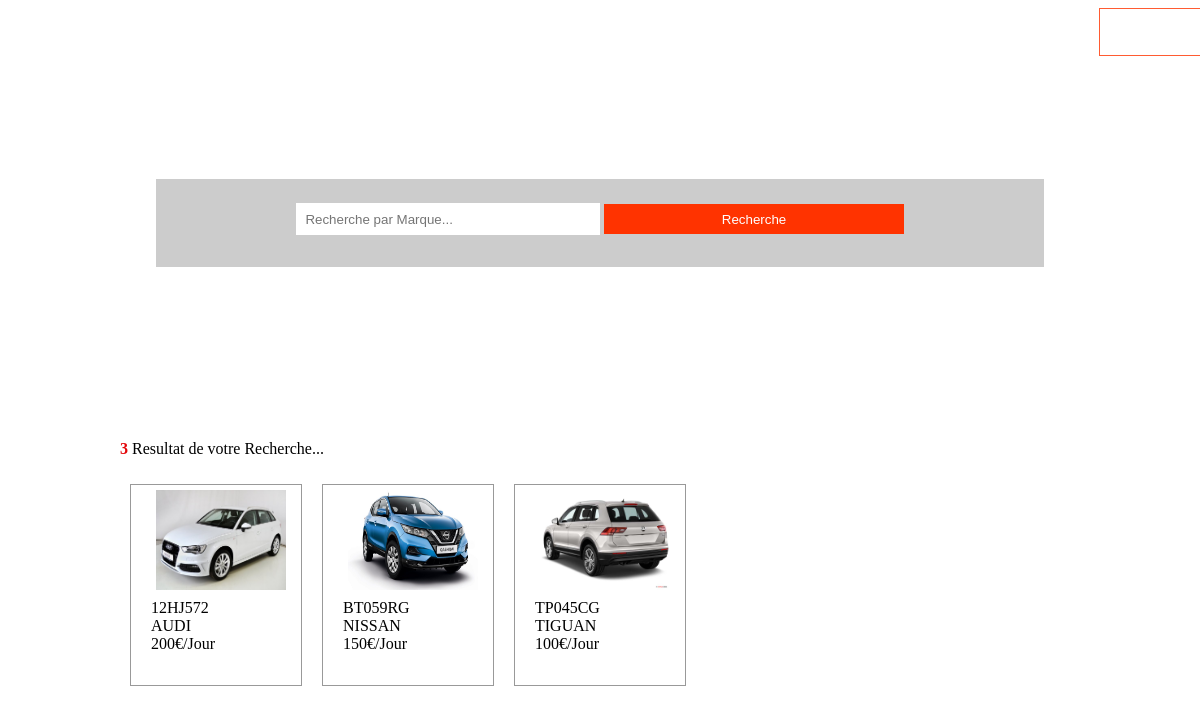
The page / on the database its author committed.
### tables this page shows
CREATE TABLE `automobile` (
  `Immatriculation` varchar(20) NOT NULL,
  `Marque` varchar(50) NOT NULL,
  `Prix_Loc` double NOT NULL,
  `Photo` varchar(100) NOT NULL
);

### index.php (the view, shortened to what this page needs)
<?php require_once('connexion.php'); ?>
<!doctype html>
<html>
<head>
<link rel="stylesheet" href="nclocation_style.css" />
</head>
<body>
<div id="entete">
<a href="login.php" class="login">Login</a>
	<video class="video_entete" autoplay >
		<source   src="images/car.mp4" type="video/mp4">
	</video>
	<p class="nomsite">N&C Location</p>
	<div id="formauto">
		<form name="formauto" method="post" action="">
		<input id="motcle" type="text" name="motcle" placeholder="  Recherche par Marque..." />
		<input class="btfind" type="submit" name="btsubmit" value="Recherche" />
		</form>
	</div>
</div>
<div id="articles">
<?php
	if (isset($_POST['btsubmit']))
	{
		$mc=$_POST['motcle'];
		$reqselect="select * from automobile where MARQUE like '%$mc%'";
	}
		else{
		$reqselect="select * from automobile";
	}
	$resultat=mysqli_query($cnnclocation,$reqselect);
	$nbr=mysqli_num_rows($resultat);
	echo "<p><b> ".$nbr."</b> Resultat de votre Recherche...</p>";
	while($ligne=mysqli_fetch_assoc($resultat))
	{
	?>
	<div id="auto">
		<img src="<?php echo $ligne['Photo']; ?>"><br>
		<?php echo $ligne['Immatriculation']; ?><br>
		<?php echo $ligne['Marque']; ?><br>
		<?php echo $ligne['Prix_Loc'],"€/Jour"; ?><br>
	</div>
<?php } ?>
</div>
</body>
</html>

### nclocation_style.css (style rules this page uses)
html,body { margin: 0;padding: 0;width: 100%;height: 100%; }
#entete { margin: 0;padding: 0;width: 100%;height: 50%; position: relative;overflow: hidden;background-color: transparent; z-index: 1; }
.video_entete { left: 0;right: 0;width: 100%;height: 100%;position: absolute; z-index: 0;object-fit: cover;object-position: center; }
.nomsite { font-size: 50px;text-align: center;margin: 0;padding: 5%;color: #FFFFFF; position: relative;font-family: "Gill Sans", "Gill Sans MT", "Myriad Pro", "DejaVu Sans Condensed", Helvetica, Arial, "sans-serif"; }
#formauto { position: relative;border: 1px solid #FFF;border-left: none; background: rgba(000,000,000,0.2); border-right: none;width: 70%;min-height: 10%;text-align: center; margin-left: auto;margin-right: auto; padding: 2%; }
#motcle { height: 30px;width: 300px;border: none;padding-left: 2px; }
.btfind { height: 30px;width: 300px;border: none;background-color: #F30;color: #FFF; }
a { text-decoration: none; }
#entete .login { opacity: 0.8; color: white; padding: 14px 20px; margin: 8px 0; border: 1px solid #F30; border-right: none; cursor: pointer; width: 5%; right: 0; z-index: 10;position: absolute; }
#articles { width: 80%;padding: 2%; margin-left: auto; margin-right: auto; vertical-align: middle; }
#auto { border: 1px solid #999; width: 150px;min-height: 200px;margin: 10px; padding-left: 20px;float: left; }
#auto img { width: 130px; height: 100px;margin: 5px; }
#articles b { color: #E30509; }

### rows shown on the page
automobile: Photo (picture), Immatriculation "12HJ572", Marque "AUDI", Prix_Loc "200"
automobile: Photo (picture), Immatriculation "BT059RG", Marque "NISSAN", Prix_Loc "150"
automobile: Photo (picture), Immatriculation "TP045CG", Marque "TIGUAN", Prix_Loc "100"

### other values the page prints
$nbr "3"
